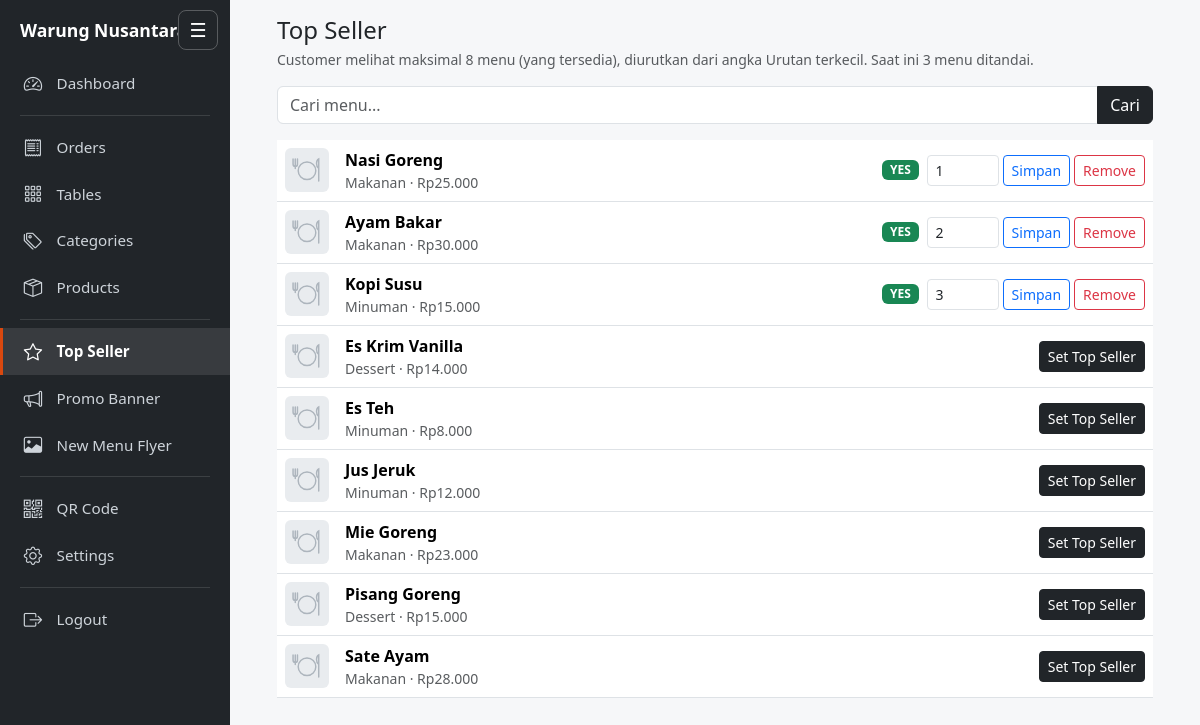
Page /admin/top-sellers.php (signed in) on the committed database.
### tables this page shows
CREATE TABLE IF NOT EXISTS products (
  id INT UNSIGNED NOT NULL AUTO_INCREMENT PRIMARY KEY,
  category_id INT UNSIGNED NOT NULL,
  name VARCHAR(100) NOT NULL,
  description VARCHAR(255) NULL,
  price INT UNSIGNED NOT NULL,                
  image VARCHAR(255) NULL,                    
  is_available TINYINT(1) NOT NULL DEFAULT 1,
  created_at TIMESTAMP NOT NULL DEFAULT CURRENT_TIMESTAMP,
  is_top_seller TINYINT(1) NOT NULL DEFAULT 0,
  top_seller_order SMALLINT UNSIGNED NOT NULL DEFAULT 0,
  KEY idx_products_top (is_top_seller, top_seller_order),
  KEY idx_products_category (category_id),
  CONSTRAINT fk_products_category FOREIGN KEY (category_id) REFERENCES categories (id)
);

CREATE TABLE IF NOT EXISTS categories (
  id INT UNSIGNED NOT NULL AUTO_INCREMENT PRIMARY KEY,
  name VARCHAR(50) NOT NULL,
  is_active TINYINT(1) NOT NULL DEFAULT 1,
  icon VARCHAR(40) NULL                       
);

### includes/functions.php (called while the page is built, shortened)
<?php
function e($value): string
{
    return htmlspecialchars((string) $value, ENT_QUOTES, 'UTF-8');
}
function rupiah($n): string
{
    return 'Rp' . number_format((int) $n, 0, ',', '.');
}
function clean_input($v, int $max = 255): string
{
    $v = is_string($v) ? trim(preg_replace('/[\x00-\x08\x0B\x0C\x0E-\x1F]/', '', $v)) : '';
    return mb_substr($v, 0, $max, 'UTF-8');
}

### admin/top-sellers.php (the view, shortened to what this page needs)
<?php
$pdo = db();
$q = clean_input(isset($_GET['q']) ? $_GET['q'] : '', 50);
$self = 'top-sellers.php' . ($q !== '' ? '?q=' . rawurlencode($q) : '');
$tops = $pdo->query('SELECT p.*, c.name AS cat FROM products p JOIN categories c ON c.id = p.category_id
                     WHERE p.is_top_seller = 1 ORDER BY p.top_seller_order ASC, p.id ASC')->fetchAll();
$like = '%' . addcslashes($q, '%_\\') . '%';
$st = $pdo->prepare('SELECT p.*, c.name AS cat FROM products p JOIN categories c ON c.id = p.category_id
                     WHERE p.name LIKE ? ORDER BY p.is_top_seller DESC, p.top_seller_order ASC, p.name LIMIT 100');
$st->execute([$like]);
$rows = $st->fetchAll();
include __DIR__ . '/../includes/header.php';
function ts_row(array $p, string $self): void { ?>
  <tr>
    <td style="width:56px"><img src="../assets/images/<?= e($p['image'] ?: 'placeholder.svg') ?>" alt="" width="44" height="44" style="object-fit:cover;border-radius:6px"></td>
    <td><div class="fw-semibold"><?= e($p['name']) ?></div><div class="small text-muted"><?= e($p['cat']) ?> &middot; <?= e(rupiah($p['price'])) ?></div></td>
    <td class="text-end text-nowrap">
      <?php if ($p['is_top_seller']): ?>
        <form method="post" action="<?= e($self) ?>" class="d-inline-flex gap-1 align-items-center"><?= csrf_field() ?>
          <span class="badge text-bg-success me-1">YES</span>
          <input class="form-control form-control-sm" style="width:72px" type="number" min="0" max="9999" name="top_seller_order" value="<?= (int) $p['top_seller_order'] ?>" aria-label="Urutan">
          <button class="btn btn-sm btn-outline-primary" name="action" value="order">Simpan</button>
          <button class="btn btn-sm btn-outline-danger" name="action" value="remove">Remove</button>
        </form>
      <?php else: ?>
        <form method="post" action="<?= e($self) ?>" class="d-inline"><?= csrf_field() ?><input type="hidden" name="id" value="<?= (int) $p['id'] ?>">
          <button class="btn btn-sm btn-dark" name="action" value="set">Set Top Seller</button></form>
      <?php endif; ?>
    </td>
  </tr>
<?php } ?>
<div class="container-fluid py-3" style="max-width:900px">
  <h1 class="h4 mb-1">Top Seller</h1>
  <p class="text-muted small">Customer melihat maksimal <?= TOP_SELLER_LIMIT ?> menu (yang tersedia), diurutkan dari angka Urutan terkecil.
    Saat ini <?= count($tops) ?> menu ditandai<?= count($tops) > TOP_SELLER_LIMIT ? ' &mdash; sisanya tidak ditampilkan' : '' ?>.</p>
  <form method="get" class="input-group mb-3">
    <input class="form-control" name="q" value="<?= e($q) ?>" placeholder="Cari menu..." maxlength="50">
    <button class="btn btn-dark">Cari</button>
  </form>
  <div class="table-responsive"><table class="table align-middle bg-white mb-0">
    <tbody>
      <?php foreach ($rows as $p) { ts_row($p, $self); } ?>
    </tbody>
  </table></div>
</div>
<?php include __DIR__ . '/../includes/footer.php'; ?>

### assets/css/style.css (style rules this page uses)
:root { --brand: #212529; --accent: #d9480f; }
body { background: #f6f7f9; }

### rows in the picture
products: name "Nasi Goreng", category.name "Makanan", price "Rp25.000", top_seller_order "1"
products: name "Ayam Bakar", category.name "Makanan", price "Rp30.000", top_seller_order "2"
products: name "Kopi Susu", category.name "Minuman", price "Rp15.000", top_seller_order "3"
products: name "Es Krim Vanilla", category.name "Dessert", price "Rp14.000"
products: name "Es Teh", category.name "Minuman", price "Rp8.000"
products: name "Jus Jeruk", category.name "Minuman", price "Rp12.000"
products: name "Mie Goreng", category.name "Makanan", price "Rp23.000"
products: name "Pisang Goreng", category.name "Dessert", price "Rp15.000"
products: name "Sate Ayam", category.name "Makanan", price "Rp28.000"

### other values in the picture
APP_NAME "Warung…"
$n[1] "Dashboard"
$n[1] "Orders"
$n[1] "Tables"
$n[1] "Categories"
$n[1] "Products"
$n[1] "Top Seller"
$n[1] "Promo Banner"
$n[1] "New Menu Flyer"
$n[1] "QR Code"
$n[1] "Settings"
TOP_SELLER_LIMIT "8"
count($tops) "3"
